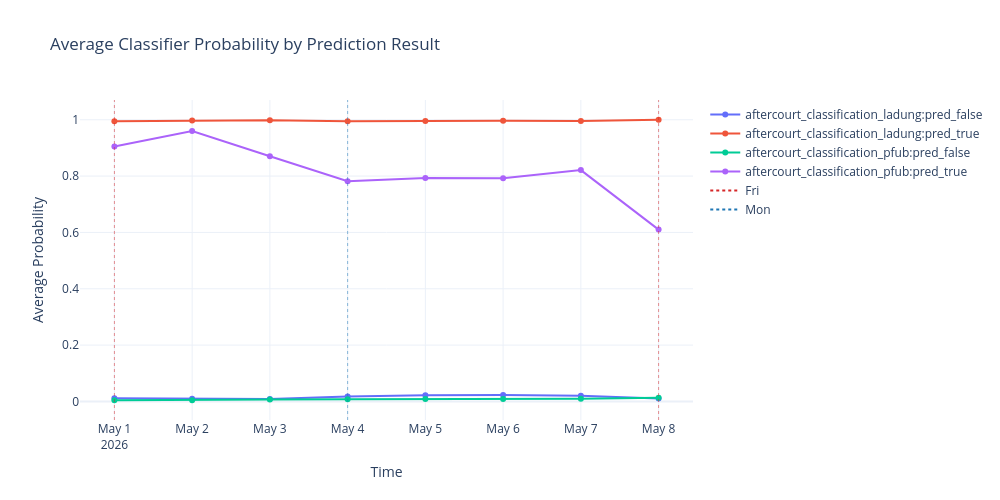

Notebook source saved alongside this figure:
### Code cell
plot_time_series(df, title="Average Classifier Probability by Prediction Result", ylabel="Average Probability")

### Figure 1 — Plotly figure (JSON) as saved in the notebook; plotly's stock layout.template omitted (floating-point values rounded to 4 significant figures)
{"data": [{"hovertemplate": "Metric=aftercourt_classification_ladung:pred_false<br>Time=%{x}<br>Average Probability=%{y}<extra></extra>", "legendgroup": "aftercourt_classification_ladung:pred_false", "line": {"color": "#636efa", "dash": "solid"}, "marker": {"symbol": "circle"}, "mode": "lines+markers", "name": "aftercourt_classification_ladung:pred_false", "orientation": "v", "showlegend": true, "type": "scatter", "x": ["2026-05-01T00:00:00.000000000", "2026-05-02T00:00:00.000000000", "2026-05-03T00:00:00.000000000", "2026-05-04T00:00:00.000000000", "2026-05-05T00:00:00.000000000", "2026-05-06T00:00:00.000000000", "2026-05-07T00:00:00.000000000", "2026-05-08T00:00:00.000000000"], "xaxis": "x", "y": [0.01151, 0.00951, 0.008464, 0.01751, 0.0218, 0.02261, 0.02049, 0.01041], "yaxis": "y"}, {"hovertemplate": "Metric=aftercourt_classification_ladung:pred_true<br>Time=%{x}<br>Average Probability=%{y}<extra></extra>", "legendgroup": "aftercourt_classification_ladung:pred_true", "line": {"color": "#EF553B", "dash": "solid"}, "marker": {"symbol": "circle"}, "mode": "lines+markers", "name": "aftercourt_classification_ladung:pred_true", "orientation": "v", "showlegend": true, "type": "scatter", "x": ["2026-05-01T00:00:00.000000000", "2026-05-02T00:00:00.000000000", "2026-05-03T00:00:00.000000000", "2026-05-04T00:00:00.000000000", "2026-05-05T00:00:00.000000000", "2026-05-06T00:00:00.000000000", "2026-05-07T00:00:00.000000000", "2026-05-08T00:00:00.000000000"], "xaxis": "x", "y": [0.995, 0.9969, 0.9986, 0.9943, 0.9958, 0.9966, 0.9956, 1.0], "yaxis": "y"}, {"hovertemplate": "Metric=aftercourt_classification_pfub:pred_false<br>Time=%{x}<br>Average Probability=%{y}<extra></extra>", "legendgroup": "aftercourt_classification_pfub:pred_false", "line": {"color": "#00cc96", "dash": "solid"}, "marker": {"symbol": "circle"}, "mode": "lines+markers", "name": "aftercourt_classification_pfub:pred_false", "orientation": "v", "showlegend": true, "type": "scatter", "x": ["2026-05-01T00:00:00.000000000", "2026-05-02T00:00:00.000000000", "2026-05-03T00:00:00.000000000", "2026-05-04T00:00:00.000000000", "2026-05-05T00:00:00.000000000", "2026-05-06T00:00:00.000000000", "2026-05-07T00:00:00.000000000", "2026-05-08T00:00:00.000000000"], "xaxis": "x", "y": [0.004199, 0.004378, 0.006876, 0.007968, 0.008658, 0.00846, 0.009211, 0.01272], "yaxis": "y"}, {"hovertemplate": "Metric=aftercourt_classification_pfub:pred_true<br>Time=%{x}<br>Average Probability=%{y}<extra></extra>", "legendgroup": "aftercourt_classification_pfub:pred_true", "line": {"color": "#ab63fa", "dash": "solid"}, "marker": {"symbol": "circle"}, "mode": "lines+markers", "name": "aftercourt_classification_pfub:pred_true", "orientation": "v", "showlegend": true, "type": "scatter", "x": ["2026-05-01T00:00:00.000000000", "2026-05-02T00:00:00.000000000", "2026-05-03T00:00:00.000000000", "2026-05-04T00:00:00.000000000", "2026-05-05T00:00:00.000000000", "2026-05-06T00:00:00.000000000", "2026-05-07T00:00:00.000000000", "2026-05-08T00:00:00.000000000"], "xaxis": "x", "y": [0.9053, 0.96, 0.8704, 0.782, 0.7934, 0.7923, 0.8212, 0.61], "yaxis": "y"}, {"hoverinfo": "skip", "line": {"color": "#d62728", "dash": "dot"}, "mode": "lines", "name": "Fri", "showlegend": true, "type": "scatter", "x": ["2026-05-01T00:00:00"], "y": [null]}, {"hoverinfo": "skip", "line": {"color": "#1f77b4", "dash": "dot"}, "mode": "lines", "name": "Mon", "showlegend": true, "type": "scatter", "x": ["2026-05-04T00:00:00"], "y": [null]}], "layout": {"height": 500, "hovermode": "x unified", "legend": {"title": {"text": ""}, "tracegroupgap": 0}, "shapes": [{"line": {"color": "#d62728", "dash": "dot", "width": 1}, "opacity": 0.5, "type": "line", "x0": "2026-05-01T00:00:00", "x1": "2026-05-01T00:00:00", "xref": "x", "y0": 0, "y1": 1, "yref": "y domain"}, {"line": {"color": "#1f77b4", "dash": "dot", "width": 1}, "opacity": 0.5, "type": "line", "x0": "2026-05-04T00:00:00", "x1": "2026-05-04T00:00:00", "xref": "x", "y0": 0, "y1": 1, "yref": "y domain"}, {"line": {"color": "#d62728", "dash": "dot", "width": 1}, "opacity": 0.5, "type": "line", "x0": "2026-05-08T00:00:00", "x1": "2026-05-08T00:00:00", "xref": "x", "y0": 0, "y1": 1, "yref": "y domain"}], "title": {"text": "Average Classifier Probability by Prediction Result"}, "width": 1000, "xaxis": {"anchor": "y", "domain": [0, 1], "title": {"text": "Time"}}, "yaxis": {"anchor": "x", "domain": [0, 1], "title": {"text": "Average Probability"}}}}
